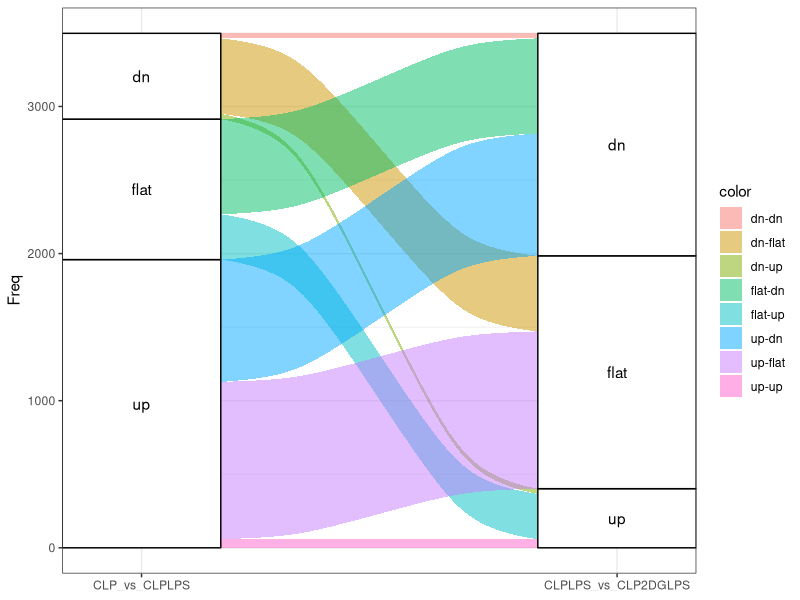

Reproduce this figure in R.
library(ggplot2)
library(reshape2)
library(ggalluvial)

dg <- read.delim("./mouse.txt", header=T)

data1 <- read.csv("CLP_vs_CLPLPS_res1.csv", header=T)
data2 <- read.csv("CLPLPS_vs_CLP2DGLPS_res1.csv", header=T)

data1m <- merge(data1, dg, by.x="X", by.y="ENSEMBLE", all.x=T)
data1m <- data1m[order(data1m$padj),]
data1m$log10p <- -log(data1m$padj,10)

data2m <- merge(data2, dg, by.x="X", by.y="ENSEMBLE", all.x=T)
data2m <- data2m[order(data2m$padj),]
data2m$log10p <- -log(data2m$padj,10)

df1 <- subset(data1m, padj<0.05 & log2FoldChange < -1)
df2 <- subset(data1m, padj<0.05 & log2FoldChange > 1)
df3 <- subset(data2m, padj<0.05 & log2FoldChange < -1)
df4 <- subset(data2m, padj<0.05 & log2FoldChange > 1)

df1$flag <- "CLP_vs_CLPLPS_dn"
df2$flag <- "CLP_vs_CLPLPS_up"
df3$flag <- "CLPLPS_vs_CLP2DGLPS_dn"
df4$flag <- "CLPLPS_vs_CLP2DGLPS_up"

newdf <- rbind(df1, df2, df3, df4)
newdf <- newdf[,c(1,15)]
newdfd <- dcast(newdf, X~flag)
newdfd[is.na(newdfd)] <- "flat" # 4129 5
# colnames(newdfd) <- c("X","I2DGdn","I2DGup","LPSdn","LPSup")

dx <- subset(newdfd, CLP_vs_CLPLPS_dn=="CLP_vs_CLPLPS_dn" & CLP_vs_CLPLPS_up=="flat" & CLPLPS_vs_CLP2DGLPS_dn=="flat" & CLPLPS_vs_CLP2DGLPS_up=="flat")
dim(dx)
ddd <- data.frame(ensemble=dx$X, CLP_vs_CLPLPS="dn", CLPLPS_vs_CLP2DGLPS="flat")

dx <- subset(newdfd, CLP_vs_CLPLPS_dn=="flat" & CLP_vs_CLPLPS_up=="CLP_vs_CLPLPS_up" & CLPLPS_vs_CLP2DGLPS_dn=="flat" & CLPLPS_vs_CLP2DGLPS_up=="flat")
dim(dx)
dy <- data.frame(ensemble=dx$X, CLP_vs_CLPLPS="up", CLPLPS_vs_CLP2DGLPS="flat")
ddd <- rbind(ddd, dy)

dx <- subset(newdfd, CLP_vs_CLPLPS_dn=="flat" & CLP_vs_CLPLPS_up=="flat" & CLPLPS_vs_CLP2DGLPS_dn=="CLPLPS_vs_CLP2DGLPS_dn" & CLPLPS_vs_CLP2DGLPS_up=="flat")
dim(dx)
dy <- data.frame(ensemble=dx$X, CLP_vs_CLPLPS="flat", CLPLPS_vs_CLP2DGLPS="dn")
ddd <- rbind(ddd, dy)

dx <- subset(newdfd, CLP_vs_CLPLPS_dn=="flat" & CLP_vs_CLPLPS_up=="flat" & CLPLPS_vs_CLP2DGLPS_dn=="flat" & CLPLPS_vs_CLP2DGLPS_up=="CLPLPS_vs_CLP2DGLPS_up")
dim(dx)
dy <- data.frame(ensemble=dx$X, CLP_vs_CLPLPS="flat", CLPLPS_vs_CLP2DGLPS="up")
ddd <- rbind(ddd, dy)

dx <- subset(newdfd, CLP_vs_CLPLPS_dn=="CLP_vs_CLPLPS_dn" & CLP_vs_CLPLPS_up=="flat" & CLPLPS_vs_CLP2DGLPS_dn=="CLPLPS_vs_CLP2DGLPS_dn" & CLPLPS_vs_CLP2DGLPS_up=="flat")
dim(dx)
dy <- data.frame(ensemble=dx$X, CLP_vs_CLPLPS="dn", CLPLPS_vs_CLP2DGLPS="dn")
ddd <- rbind(ddd, dy)

dx <- subset(newdfd, CLP_vs_CLPLPS_dn=="CLP_vs_CLPLPS_dn" & CLP_vs_CLPLPS_up=="flat" & CLPLPS_vs_CLP2DGLPS_dn=="flat" & CLPLPS_vs_CLP2DGLPS_up=="CLPLPS_vs_CLP2DGLPS_up")
dim(dx)
dy <- data.frame(ensemble=dx$X, CLP_vs_CLPLPS="dn", CLPLPS_vs_CLP2DGLPS="up")
ddd <- rbind(ddd, dy)

dx <- subset(newdfd, CLP_vs_CLPLPS_dn=="flat" & CLP_vs_CLPLPS_up=="CLP_vs_CLPLPS_up" & CLPLPS_vs_CLP2DGLPS_dn=="flat" & CLPLPS_vs_CLP2DGLPS_up=="CLPLPS_vs_CLP2DGLPS_up")
dim(dx)
dy <- data.frame(ensemble=dx$X, CLP_vs_CLPLPS="up", CLPLPS_vs_CLP2DGLPS="up")
ddd <- rbind(ddd, dy)

dx <- subset(newdfd, CLP_vs_CLPLPS_dn=="flat" & CLP_vs_CLPLPS_up=="CLP_vs_CLPLPS_up" & CLPLPS_vs_CLP2DGLPS_dn=="CLPLPS_vs_CLP2DGLPS_dn" & CLPLPS_vs_CLP2DGLPS_up=="flat")
dim(dx)
dy <- data.frame(ensemble=dx$X, CLP_vs_CLPLPS="up", CLPLPS_vs_CLP2DGLPS="dn")
ddd <- rbind(ddd, dy)

dm <- data.frame(table(paste0(ddd$CLP_vs_CLPLPS, "-", ddd$CLPLPS_vs_CLP2DGLPS)))
dmm <- data.frame(CLP_vs_CLPLPS=unlist(lapply(strsplit(as.vector(dm$Var1), "-"), function(a) a[1])),
                  CLPLPS_vs_CLP2DGLPS=unlist(lapply(strsplit(as.vector(dm$Var1), "-"), function(a) a[2])),
                  Freq=dm$Freq)
dmm$color <- paste0(dmm$CLP_vs_CLPLPS, "-", dmm$CLPLPS_vs_CLP2DGLPS)

pdf("CLP_vs_CLPLPS--CLPLPS_vs_CLP2DGLPS--sankey.pdf")
ggplot(dmm, aes(axis1=CLP_vs_CLPLPS, axis2=CLPLPS_vs_CLP2DGLPS, y=Freq)) +
  scale_x_discrete(limits = c("CLP_vs_CLPLPS", "CLPLPS_vs_CLP2DGLPS"), expand = c(.1, .05)) +
  geom_alluvium(aes(fill = color)) +
  #scale_fill_manual(values=c("#f7acbc", "#94d6da", "#dec674", "#f2eada")) +
  geom_stratum() + geom_text(stat="stratum",aes(label=after_stat(stratum))) +
  theme_bw()
dev.off()



d1 <- subset(ddd, CLP_vs_CLPLPS=="up" & CLPLPS_vs_CLP2DGLPS=="dn")
d2 <- subset(ddd, CLP_vs_CLPLPS=="dn" & CLPLPS_vs_CLP2DGLPS=="up")
d <- rbind(d1,d2)
positive_effect_geneset <- data2m[data2m$X %in% d$ensemble,]
write.csv(positive_effect_geneset,"positive_effect_geneset.csv")

d1 <- subset(ddd, CLP_vs_CLPLPS=="flat" & CLPLPS_vs_CLP2DGLPS=="dn")
d2 <- subset(ddd, CLP_vs_CLPLPS=="flat" & CLPLPS_vs_CLP2DGLPS=="up")
d <- rbind(d1,d2)
side_effect_geneset <- data2m[data2m$X %in% d$ensemble,]
write.csv(side_effect_geneset,"side_effect_geneset.csv")

d1 <- subset(ddd, CLP_vs_CLPLPS=="dn" & CLPLPS_vs_CLP2DGLPS=="flat")
d2 <- subset(ddd, CLP_vs_CLPLPS=="up" & CLPLPS_vs_CLP2DGLPS=="flat")
d <- rbind(d1,d2)
no_effect_geneset <- data1m[data1m$X %in% d$ensemble,]
write.csv(no_effect_geneset,"no_effect_geneset.csv")

